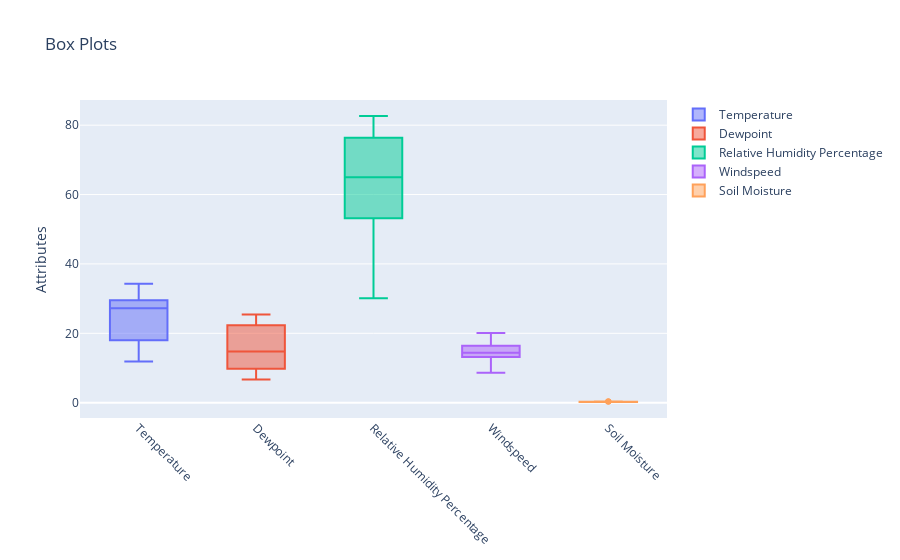
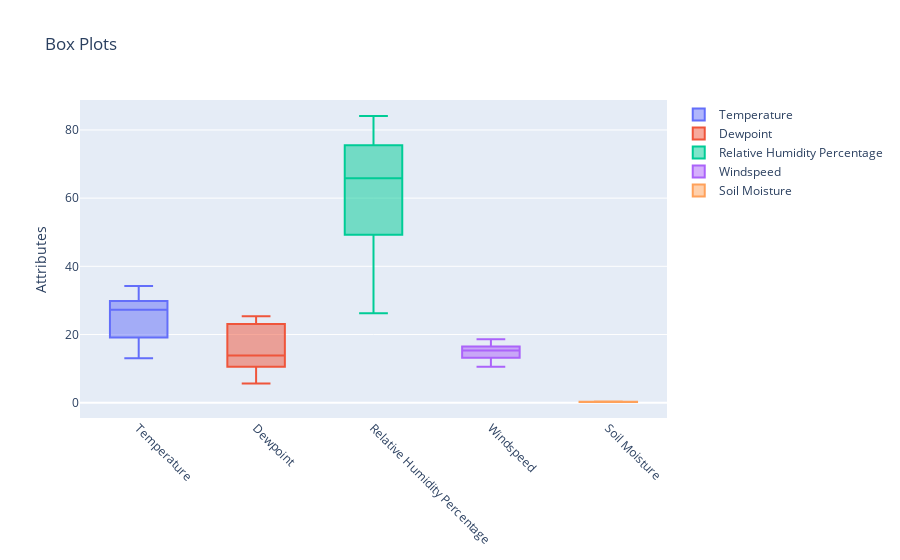

These figures' notebook cell, in order:
### Code cell
hdf = df_hindu_monthly
edf = df_english_monthly

# Create traces for Hindu Calendar
temp_box_h = go.Box(y=hdf['temperature'], name='Temperature')
dew_box_h = go.Box(y=hdf['dewpoint'], name='Dewpoint')
relative_humidity_percentage_h = go.Box(y=hdf['relativeHumidityPercentage'], name='Relative Humidity Percentage')
windspeed_h = go.Box(y=hdf['windspeed'], name='Windspeed')
soil_moisture_h = go.Box(y=hdf['soil_moisture'], name='Soil Moisture')

# Create traces for English Calendar
temp_box_e = go.Box(y=edf['temperature'], name='Temperature')
dew_box_e = go.Box(y=edf['dewpoint'], name='Dewpoint')
relative_humidity_percentage_e = go.Box(y=edf['relativeHumidityPercentage'], name='Relative Humidity Percentage')
windspeed_e = go.Box(y=edf['windspeed'], name='Windspeed')
soil_moisture_e = go.Box(y=edf['soil_moisture'], name='Soil Moisture')

# Create a layout with x and y axis labels
layout = go.Layout(title='Box Plots', yaxis_title='Attributes', xaxis=dict(tickangle=45))

# Create a figure with both box plots and the layout
hfig = go.Figure(data=[temp_box_h, dew_box_h, relative_humidity_percentage_h, windspeed_h, soil_moisture_h], layout=layout)
efig = go.Figure(data=[temp_box_e, dew_box_e, relative_humidity_percentage_e, windspeed_e, soil_moisture_e], layout=layout)

# Show the figure
hfig.show()
efig.show()
